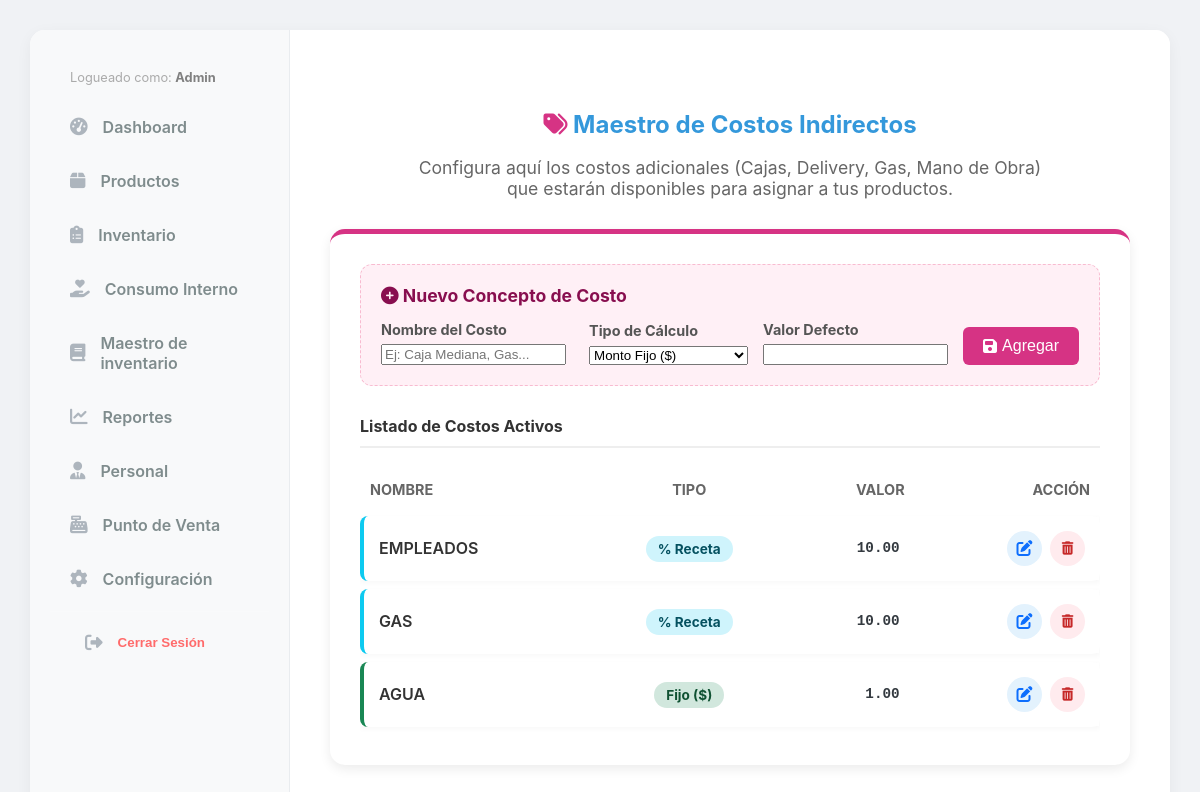
Page /core/configuracion/economia/ (signed in) on the earlier database version.
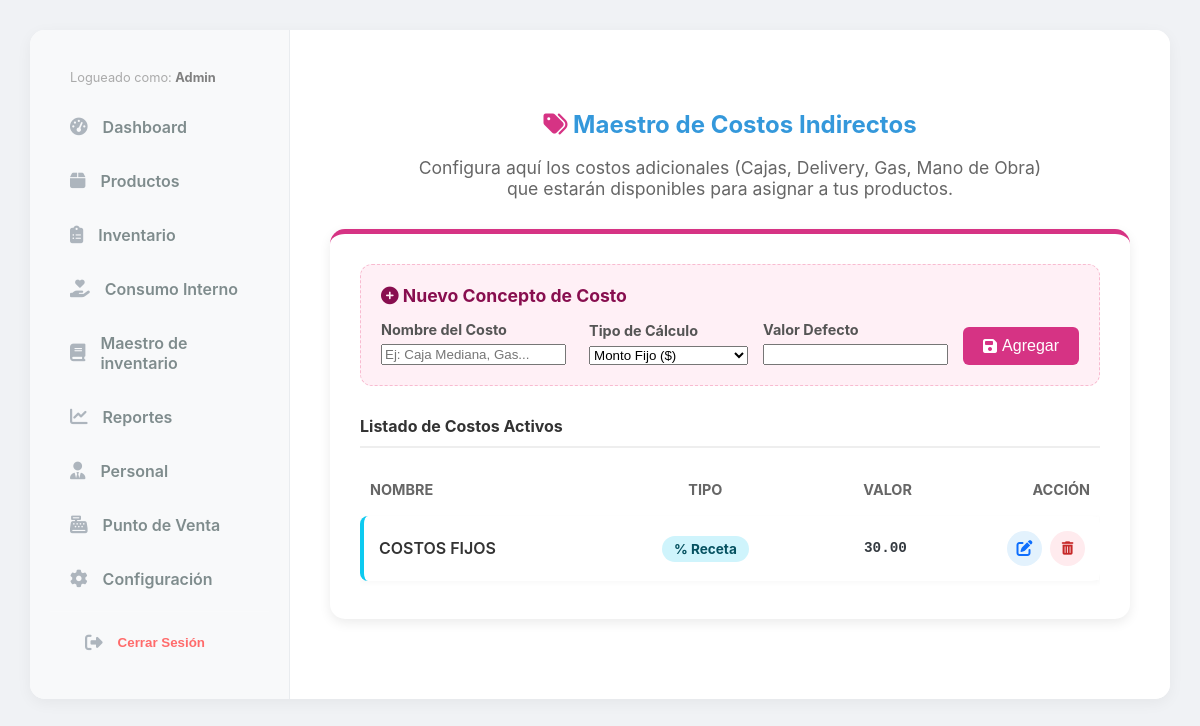
Same page on the later database version.
### tables/models.py (models this page shows, shortened)
class CostoAdicional(models.Model):
    TIPOS_CALCULO = [
        ('FIJO', 'Monto Fijo ($)'),
        ('PORCENTAJE', '% del Costo de Receta'),
    ]
    nombre = models.CharField(max_length=100) # Ej: "Mano de Obra", "Gas", "Empaque"
    tipo = models.CharField(max_length=15, choices=TIPOS_CALCULO, default='FIJO')
    valor_defecto = models.DecimalField(max_digits=10, decimal_places=2, help_text="Ej: 0.50 para $0.50 o 10 para 10%")

### core/views.py (the view)
# urls.py: path('configuracion/economia/', views.conf_economia, name='conf_economia'),
def conf_economia(request):
    costos_list = CostoAdicional.objects.all().order_by('-id')
    paginator = Paginator(costos_list, 10) # 10 registros por página
    page_number = request.GET.get('page')
    costos = paginator.get_page(page_number)
    if request.method == 'POST':
        if 'delete_costo' in request.POST:
            costo_id = request.POST.get('costo_id')
            try:
                costo = CostoAdicional.objects.get(id=costo_id)
                nombre = costo.nombre
                costo.delete()
                messages.success(request, f"Costo '{nombre}' eliminado exitosamente.")
            except ProtectedError:
                messages.error(request, "No se puede eliminar porque este costo ya está asignado a uno o más productos.")
            except Exception as e:
                messages.error(request, f"Error al eliminar: {str(e)}")
            return redirect('conf_economia')
        form = CostoAdicionalForm(request.POST)
        if form.is_valid():
            form.save()
            messages.success(request, "Costo adicional registrado exitosamente.")
            return redirect('conf_economia')
    else:
        form = CostoAdicionalForm()
    return render(request, 'core/configuracion_economia.html', {
        'form_costo': form,
        'titulo': 'Costos Adicionales / Economía',
        'costos': costos
    })

### core/forms.py
class CostoAdicionalForm(forms.ModelForm):
    class Meta:
        model = CostoAdicional
        fields = ['nombre', 'tipo', 'valor_defecto']
        widgets = {
            'nombre': forms.TextInput(attrs={'class': 'form-control', 'placeholder': 'Ej: Caja Mediana, Gas...'}),
            'tipo': forms.Select(attrs={'class': 'form-select'}),
            'valor_defecto': forms.NumberInput(attrs={'class': 'form-control', 'step': '0.01'}),
        }
        labels = {
            'valor_defecto': 'Valor ($ o %)'
        }

### core/context_processors.py (called while the page is built)
def configuracion_global(request):
    return {
        'config': Configuracion.get_solo()
    }

### core/models.py (called while the page is built)
    @classmethod
    def get_solo(cls):
        obj, created = cls.objects.get_or_create(id=1)
        return obj

### core/templates/core/configuracion_economia.html (shortened to what this page needs)
{% extends 'base.html' %}
{% block content %}
<div class="container" style="max-width: 900px; margin: 40px auto;">
    <div style="text-align: center; margin-bottom: 30px;">
        <h2 style="color: var(--primary-blue); font-weight: bold; margin-bottom: 10px;">
            <i class="fas fa-tags" style="color: #d63384;"></i> Maestro de Costos Indirectos
        </h2>
        <p style="color: #666; font-size: 1.1em;">
            Configura aquí los costos adicionales (Cajas, Delivery, Gas, Mano de Obra) <br>
            que estarán disponibles para asignar a tus productos.
        </p>
    </div>
    <div class="card-style" style="padding: 30px; border-top: 5px solid #d63384; box-shadow: 0 4px 12px rgba(0,0,0,0.08);">
        <div style="background-color: #fff0f6; padding: 20px; border-radius: 12px; border: 1px dashed #f8bbd0; margin-bottom: 30px;">
            <h4 style="margin-top: 0; color: #880e4f; font-size: 1.1em; margin-bottom: 15px;">
                <i class="fas fa-plus-circle"></i> Nuevo Concepto de Costo
            </h4>
            <form method="POST" class="form-grid-layout">
                <div style="width: 100%;">
                    <label style="font-weight: bold; font-size: 0.9em; color: #555; margin-bottom: 5px; display: block;">Nombre del Costo</label>
                    {{ form_costo.nombre }}
                </div>
                <div style="width: 100%;">
                    <label style="font-weight: bold; font-size: 0.9em; color: #555; margin-bottom: 5px; display: block;">Tipo de Cálculo</label>
                    {{ form_costo.tipo }}
                </div>
                <div style="width: 100%;">
                    <label style="font-weight: bold; font-size: 0.9em; color: #555; margin-bottom: 5px; display: block;">Valor Defecto</label>
                    {{ form_costo.valor_defecto }}
                </div>
                <div>
                    <button type="submit" class="add-btn" style="background-color: #d63384; border: none; padding: 10px 20px; height: 38px; display: flex; align-items: center; justify-content: center; white-space: nowrap;">
                        <i class="fas fa-save" style="margin-right: 5px;"></i> Agregar
                    </button>
                </div>
            </form>
        </div>
        <h4 style="color: #333; margin-bottom: 15px; border-bottom: 2px solid #eee; padding-bottom: 10px;">
            Listado de Costos Activos
        </h4>
        <div style="overflow-x: auto;">
            <table style="width: 100%; border-collapse: separate; border-spacing: 0 8px;">
                <thead>
                    <tr style="color: #666; font-size: 0.9em; text-transform: uppercase;">
                        <th style="text-align: left; padding: 10px;">Nombre</th>
                        <th style="text-align: center; padding: 10px;">Tipo</th>
                        <th style="text-align: right; padding: 10px;">Valor</th>
                        <th style="text-align: right; padding: 10px;">Acción</th>
                    </tr>
                </thead>
                <tbody>
                    {% for costo in costos %}
                    <tr style="background: #fff; box-shadow: 0 2px 5px rgba(0,0,0,0.03); transition: transform 0.2s;">
                        <td style="padding: 15px; border-radius: 8px 0 0 8px; border-left: 4px solid {% if costo.tipo == 'FIJO' %}#198754{% else %}#0dcaf0{% endif %}; font-weight: 600; color: #333;">
                            {{ costo.nombre }}
                        </td>
                        <td style="padding: 15px; text-align: center;">
                            {% if costo.tipo == 'FIJO' %}
                                <span style="background: #d1e7dd; color: #0f5132; padding: 5px 12px; border-radius: 20px; font-size: 0.85em; font-weight: bold;">
                                    Fijo ($)
                                </span>
                            {% else %}
                                <span style="background: #cff4fc; color: #055160; padding: 5px 12px; border-radius: 20px; font-size: 0.85em; font-weight: bold;">
                                    % Receta
                                </span>
                            {% endif %}
                        </td>
                        <td style="padding: 15px; text-align: right; font-family: monospace; font-size: 1.1em; font-weight: bold;">
                            {{ costo.valor_defecto }}
                        </td>
                        <td style="padding: 15px; text-align: right; border-radius: 0 8px 8px 0; white-space: nowrap;">
                            <div style="display: flex; justify-content: flex-end; gap: 8px;">
                                <a href="{% url 'costo_indirecto_edit' costo.id %}" style="display: inline-flex; align-items: center; justify-content: center; background: #e3f2fd; color: #0d6efd; text-decoration: none; border: none; width: 35px; height: 35px; border-radius: 50%; cursor: pointer; transition: background 0.2s;" title="Editar">
                                    <i class="fas fa-edit"></i>
                                </a>
                                <form method="POST" onsubmit="return confirm('¿Estás seguro de eliminar \'{{ costo.nombre }}\'?');" style="margin: 0;">
                                    <button type="submit" style="background: #ffebee; color: #c62828; border: none; width: 35px; height: 35px; border-radius: 50%; cursor: pointer; transition: background 0.2s;" title="Eliminar">
                                        <i class="fas fa-trash-alt"></i>
                                    </button>
                                </form>
                            </div>
                        </td>
                    </tr>
                    {% endfor %}
                </tbody>
            </table>
        </div>
    </div>
</div>
{% endblock %}

### templates/base.html (shortened to what this page needs)
{% load static %}
<!DOCTYPE html>
<html lang="es">
<head>
    <link rel="stylesheet" href="{% static 'css/style.css' %}">
    <link rel="stylesheet" href="https://cdnjs.cloudflare.com/ajax/libs/font-awesome/6.4.0/css/all.min.css">
</head>
<body class="light-theme">
    <div class="dashboard-layout">
        <div class="main-app-container card-style">
            <aside class="sidebar">
                <nav class="sidebar-nav">
                    <div style="padding: 10px 20px; color: #aaa; font-size: 0.8em;">
                            Logueado como: <strong style="color: grey;">{{ user.username|title }}</strong>
                    </div>
                    <a href="{% url 'panel_control' %}" class="sidebar-link">
                       <i class="fas fa-tachometer-alt"></i> Dashboard
                    </a>
                    <a href="{% url 'product_list' %}" class="sidebar-link">
                       <i class="fas fa-box"></i> Productos
                    </a>
                    <a href="{% url 'inventory_index' %}" class="sidebar-link">
                       <i class="fas fa-clipboard-list"></i> Inventario
                    </a>
                    <a href="{% url 'salidas_especiales' %}" class="sidebar-link">
                        <i class="fas fa-hand-holding-heart"></i> Consumo Interno
                    </a>
                    <a href="{% url 'maestro_list' %}" class="sidebar-link">
                        <i class="fas fa-book"></i> Maestro de inventario
                    </a>
                    <a href="{% url 'reportes_index' %}" class="sidebar-link">
                        <i class="fas fa-chart-line"></i> Reportes
                    </a>
                    {% if request.user.is_superuser or request.user.is_staff %}
                        <a href="{% url 'staff_list' %}" class="sidebar-link">
                        <i class="fas fa-user-tie"></i> Personal
                        </a>
                    {% endif %}
                    <a href="{% url 'index' %}" class="sidebar-link">
                       <i class="fas fa-cash-register"></i> Punto de Venta
                    </a>
                    <a href="{% url 'configuracion_menu' %}" class="sidebar-link">
                        <i class="fas fa-cog"></i> Configuración
                    </a>
                    <div style="margin-top: auto; border-top: 1px solid rgba(255,255,255,0.1); padding-top: 10px;">
                        <form action="{% url 'logout' %}" method="post" style="padding: 0 15px;">
                            <button type="submit" class="sidebar-link" style="background: none; border: none; width: 100%; text-align: left; color: #ff6b6b; cursor: pointer;">
                                <i class="fas fa-sign-out-alt"></i> Cerrar Sesión
                            </button>
                        </form>
                    </div>
                </nav>
            </aside>
            <main class="main-content-area">
                {% block content %}
                {% endblock %}
            </main>
        </div>
    </div>
</body>
</html>

### tables/static/css/style.css (style rules this page uses)
:root { --bg-color: #f4f7f6; --success-color: #28a745; --danger-color: #dc3545; --text-dark: #343a40; --card-text: white; }
*, *::before, *::after { box-sizing: border-box; }
body { margin: 0; font-family: -apple-system, BlinkMacSystemFont, "Segoe UI", Roboto, Helvetica, Arial, sans-serif; background-color: var(--bg-color); color: var(--text-dark); }
.add-btn { background-color: #343a40; color: white; text-decoration: none; padding: 12px 24px; font-size: 16px; border-radius: 6px; font-weight: 500; transition: background-color 0.2s; border: 1px solid #343a40; cursor: pointer; }
:root { --light-bg: #f0f2f5; --white-card: #ffffff; --primary-blue: #3498db; --light-blue-btn: #87CEEB; --text-gray: #7f8c8d; --shadow-soft: 0 4px 15px rgba(0,0,0,0.05); --border-radius-card: 15px; --border-radius-btn: 10px; }
body.light-theme { background-color: var(--light-bg); }
.card-style { background-color: var(--white-card); border-radius: var(--border-radius-card); box-shadow: var(--shadow-soft); padding: 20px; }
.dashboard-layout { min-height: 100vh; display: flex; justify-content: center; align-items: flex-start; padding: 30px; }
.main-app-container { display: flex; width: 100%; max-width: 1400px; padding: 0 !important; overflow: hidden; }
.sidebar { width: 260px; flex-shrink: 0; padding: 30px 20px; background-color: #f8f9fa; border-right: 1px solid #e9ecef; }
.sidebar-nav { display: flex; flex-direction: column; gap: 10px; }
.sidebar-link { display: flex; align-items: center; gap: 15px; text-decoration: none; color: var(--text-gray); font-weight: 600; padding: 12px 20px; border-radius: 10px; transition: all 0.2s ease; }
.sidebar-link i { font-size: 1.1rem; color: #adb5bd; transition: color 0.2s ease; }
.main-content-area { flex-grow: 1; padding: 40px; background-color: var(--white-card); }

### core/templates/core/configuracion_economia.html (style rules this page uses)
.form-grid-layout { display: grid; grid-template-columns: 2fr 1.5fr 1fr auto; gap: 15px; align-items: end; }

Differences in the rows shown:
removed CostoAdicional: nombre "EMPLEADOS", tipo "% Receta", valor_defecto "10.00"
removed CostoAdicional: nombre "GAS", tipo "% Receta", valor_defecto "10.00"
removed CostoAdicional: nombre "AGUA", tipo "Fijo ($)", valor_defecto "1.00"
added CostoAdicional: nombre "COSTOS FIJOS", tipo "% Receta", valor_defecto "30.00"
